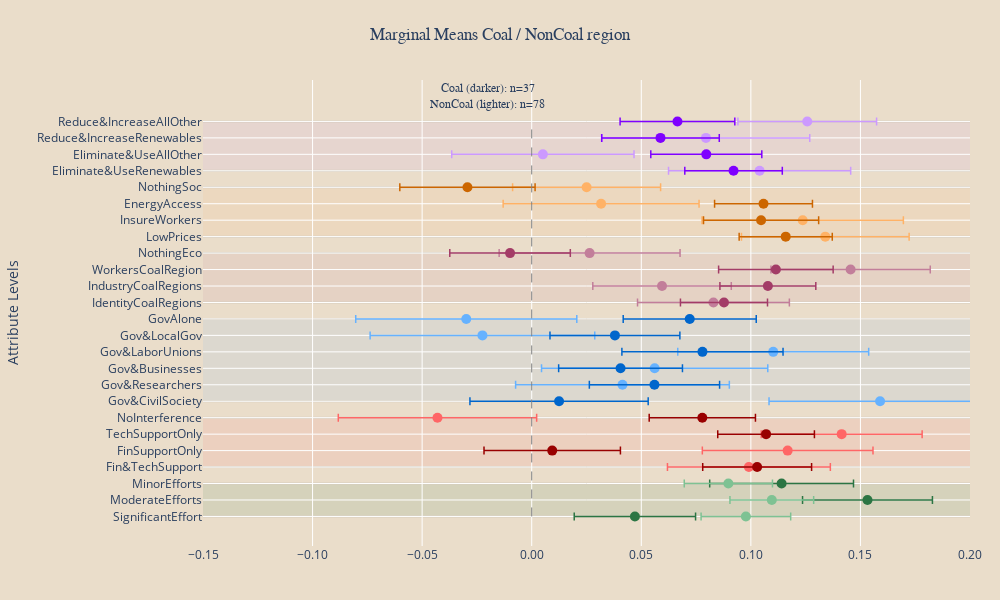

This figure's notebook cell:
### Code cell
def plot_relative_differences_grouped(model_control, model_treated, data_info, group1, group2, width=1.0, plot_title="Marginal Means Treated / Control"):

    nobs_light = model_control.nobs / 12
    nobs_dark = model_treated.nobs / 12

    order = data_info['order']
    att_1_levels = order['att_1']
    att_2_levels = order['att_2']
    att_3_levels = order['att_3']
    att_4_levels = order['att_4']
    att_5_levels = order['att_5']
    att_6_levels = order['att_6']

    att_levels = [att_6_levels, att_5_levels, att_4_levels, att_3_levels, att_2_levels, att_1_levels]

    att_colors_control = data_info['colors_control']
    att_colors_treated = data_info['colors_treated']

    fig = go.Figure()

    total_levels = sum(len(levels) for levels in att_levels)

    # Loop through each attribute group and add the data for 'control' to the plot
    for i, levels in enumerate(att_levels):

        att_coefficients = [model_treated.params[f'att_{6-i}_{level}'] for level in levels]
        att_standard_errors = [model_treated.bse[f'att_{6-i}_{level}'] for level in levels]

        fig.add_trace(go.Scatter(
            x=att_coefficients,
            y=levels,
            mode='markers',
            error_x=dict(type='data', array=att_standard_errors, color=att_colors_treated[i], thickness=1.5),
            marker=dict(color=att_colors_treated[i], size=10),  # Use different colors for treated group
            orientation='h',
            showlegend=False,
            name='Treated',  # Add a legend name for the treated group
        ))
        

    # Loop through each attribute group and add the data for 'treated' to the plot
    for i, levels in enumerate(att_levels):

        att_coefficients = [model_control.params[f'att_{6-i}_{level}'] for level in levels]
        att_standard_errors = [model_control.bse[f'att_{6-i}_{level}'] for level in levels]

        fig.add_trace(go.Scatter(
            x=att_coefficients,
            y=levels,
            mode='markers',
            error_x=dict(type='data', array=att_standard_errors, color=att_colors_control[i], thickness=1.5),
            marker=dict(color=att_colors_control[i], size=10),
            orientation='h',
            showlegend=False,
            name='Control',  # Add a legend name for the control group
        ))

        fig.add_shape(
            type="rect",
            x0=-1.5,  # Set a fixed value for x0, which is left side of the plot
            x1=1.5,  # Set the width of the shape to 1000 (right side of the plot)
            y0=total_levels - sum(len(l) for l in att_levels[i:]),  # Set y0 to the starting level index
            y1=total_levels - sum(len(l) for l in att_levels[i:]) + len(levels) - 1,  # Set y1 to the ending level index
            fillcolor=att_colors_treated[i],
            opacity=0.1,  # Set the opacity for a light transparent effect
            layer="below",  # Place the rectangle below the scatter plot markers
        )

    # Add a vertical line at x=0 for reference
    fig.add_shape(type="line", x0=0, x1=0, y0=att_6_levels[0], y1=att_1_levels[-1], line=dict(color="gray", width=1, dash='dash'))

    fig.add_annotation(
                x=-0.02,  # X-coordinate for the annotation (adjust as needed)
                y=25.0,  # Y-coordinate for the annotation (above the plot)
                text=f"{group1} (lighter): n={(int(nobs_light))}",
                showarrow=False,
                font=dict(
                    family='Computer Modern',
                    size=12,
                    ),
            )
    fig.add_annotation(
                x=-0.02,  # X-coordinate for the annotation (adjust as needed)
                y=26.0,  # Y-coordinate for the annotation (above the plot)
                text=f"{group2} (darker): n={(int(nobs_dark))}",
                showarrow=False,
                font=dict(
                    family='Computer Modern',
                    size=12,
                    ),
            )

    # Update the layout of the error bar plot
    fig.update_layout(
        title={
            'text': plot_title,
            'x': 0.5,
            'font': {'family': 'Computer Modern'}
        },
        xaxis_title='',
        yaxis_title='Attribute Levels',
        yaxis=dict(categoryorder='array', categoryarray=att_6_levels),  # Set the categoryorder for y-axis based on att_1_levels
        xaxis=dict(tickformat='.2f', zeroline=False, range=[-0.15,0.2]),  # Remove x-axis zeroline
        showlegend=True,  # Show legend with attribute names
        margin=dict(l=80, r=30, b=40, t=80),
        height=600,  # Set the height of the plot to 600 pixels
        width=1000,
        paper_bgcolor="#EADDCA",
        plot_bgcolor='rgba(0,0,0,0)',
    )

    # Show the interactive error bar plot
    return fig

specs = read_yaml(r"C:\Users\sjurl\OneDrive\Desktop\MasterThesis\Analysis\conjoint\developer\final\plot_specs.yaml")

model_control = load_model(OUT / "models" / "model_non_coal_region.pickle")
model_treated = load_model(OUT / "models" / "model_coal_region.pickle")



fig = plot_relative_differences_grouped(model_control, model_treated, specs, group1="NonCoal", group2="Coal", width=1.0, plot_title="Marginal Means Coal / NonCoal region")
fig.show()

### Figure 1 — Plotly figure (JSON) as saved in the notebook; plotly's stock layout.template omitted (floating-point values rounded to 4 significant figures)
{"data": [{"error_x": {"array": [0.02769, 0.02963, 0.03281], "color": "#2b7543", "thickness": 1.5, "type": "data"}, "marker": {"color": "#2b7543", "size": 10}, "mode": "markers", "name": "Treated", "orientation": "h", "showlegend": false, "type": "scatter", "x": [0.04709, 0.1532, 0.114], "y": ["SignificantEffort", "ModerateEfforts", "MinorEfforts"]}, {"error_x": {"array": [0.03716, 0.03894, 0.03672, 0.04526], "color": "#FF6666", "thickness": 1.5, "type": "data"}, "marker": {"color": "#FF6666", "size": 10}, "mode": "markers", "name": "Treated", "orientation": "h", "showlegend": false, "type": "scatter", "x": [0.0991, 0.1168, 0.1414, -0.043], "y": ["Fin&TechSupport", "FinSupportOnly", "TechSupportOnly", "NoInterference"]}, {"error_x": {"array": [0.05067, 0.04877, 0.05162, 0.04356, 0.05125, 0.05044], "color": "#66B2FF", "thickness": 1.5, "type": "data"}, "marker": {"color": "#66B2FF", "size": 10}, "mode": "markers", "name": "Treated", "orientation": "h", "showlegend": false, "type": "scatter", "x": [0.159, 0.04142, 0.0561, 0.1102, -0.02248, -0.02987], "y": ["Gov&CivilSociety", "Gov&Researchers", "Gov&Businesses", "Gov&LaborUnions", "Gov&LocalGov", "GovAlone"]}, {"error_x": {"array": [0.03464, 0.0316, 0.03634, 0.04127], "color": "#c27e9a", "thickness": 1.5, "type": "data"}, "marker": {"color": "#c27e9a", "size": 10}, "mode": "markers", "name": "Treated", "orientation": "h", "showlegend": false, "type": "scatter", "x": [0.08293, 0.05947, 0.1455, 0.02641], "y": ["IdentityCoalRegions", "IndustryCoalRegions", "WorkersCoalRegion", "NothingEco"]}, {"error_x": {"array": [0.03826, 0.04594, 0.0447, 0.03377], "color": "#FFB266", "thickness": 1.5, "type": "data"}, "marker": {"color": "#FFB266", "size": 10}, "mode": "markers", "name": "Treated", "orientation": "h", "showlegend": false, "type": "scatter", "x": [0.134, 0.1237, 0.03166, 0.02505], "y": ["LowPrices", "InsureWorkers", "EnergyAccess", "NothingSoc"]}, {"error_x": {"array": [0.04156, 0.04159, 0.04735, 0.03164], "color": "#CC99FF", "thickness": 1.5, "type": "data"}, "marker": {"color": "#CC99FF", "size": 10}, "mode": "markers", "name": "Treated", "orientation": "h", "showlegend": false, "type": "scatter", "x": [0.104, 0.005085, 0.07952, 0.1257], "y": ["Eliminate&UseRenewables", "Eliminate&UseAllOther", "Reduce&IncreaseRenewables", "Reduce&IncreaseAllOther"]}, {"error_x": {"array": [0.02044, 0.0191, 0.02013], "color": "#7ec293", "thickness": 1.5, "type": "data"}, "marker": {"color": "#7ec293", "size": 10}, "mode": "markers", "name": "Control", "orientation": "h", "showlegend": false, "type": "scatter", "x": [0.09773, 0.1096, 0.08974], "y": ["SignificantEffort", "ModerateEfforts", "MinorEfforts"]}, {"error_x": {"array": [0.02484, 0.03112, 0.02206, 0.02424], "color": "#990000", "thickness": 1.5, "type": "data"}, "marker": {"color": "#990000", "size": 10}, "mode": "markers", "name": "Control", "orientation": "h", "showlegend": false, "type": "scatter", "x": [0.1029, 0.009354, 0.1069, 0.07785], "y": ["Fin&TechSupport", "FinSupportOnly", "TechSupportOnly", "NoInterference"]}, {"error_x": {"array": [0.04067, 0.02972, 0.02825, 0.03677, 0.02964, 0.03035], "color": "#0066CC", "thickness": 1.5, "type": "data"}, "marker": {"color": "#0066CC", "size": 10}, "mode": "markers", "name": "Control", "orientation": "h", "showlegend": false, "type": "scatter", "x": [0.01248, 0.05601, 0.04054, 0.07792, 0.03797, 0.0721], "y": ["Gov&CivilSociety", "Gov&Researchers", "Gov&Businesses", "Gov&LaborUnions", "Gov&LocalGov", "GovAlone"]}, {"error_x": {"array": [0.01986, 0.02188, 0.02614, 0.0275], "color": "#a33c67", "thickness": 1.5, "type": "data"}, "marker": {"color": "#a33c67", "size": 10}, "mode": "markers", "name": "Control", "orientation": "h", "showlegend": false, "type": "scatter", "x": [0.08773, 0.1078, 0.1114, -0.009885], "y": ["IdentityCoalRegions", "IndustryCoalRegions", "WorkersCoalRegion", "NothingEco"]}, {"error_x": {"array": [0.02124, 0.02627, 0.02233, 0.03086], "color": "#CC6600", "thickness": 1.5, "type": "data"}, "marker": {"color": "#CC6600", "size": 10}, "mode": "markers", "name": "Control", "orientation": "h", "showlegend": false, "type": "scatter", "x": [0.1159, 0.1047, 0.1058, -0.02932], "y": ["LowPrices", "InsureWorkers", "EnergyAccess", "NothingSoc"]}, {"error_x": {"array": [0.02225, 0.02533, 0.02683, 0.02617], "color": "#7F00FF", "thickness": 1.5, "type": "data"}, "marker": {"color": "#7F00FF", "size": 10}, "mode": "markers", "name": "Control", "orientation": "h", "showlegend": false, "type": "scatter", "x": [0.0921, 0.07966, 0.05876, 0.0665], "y": ["Eliminate&UseRenewables", "Eliminate&UseAllOther", "Reduce&IncreaseRenewables", "Reduce&IncreaseAllOther"]}], "layout": {"annotations": [{"font": {"family": "Computer Modern", "size": 12}, "showarrow": false, "text": "NonCoal (lighter): n=78", "x": -0.02, "y": 25}, {"font": {"family": "Computer Modern", "size": 12}, "showarrow": false, "text": "Coal (darker): n=37", "x": -0.02, "y": 26}], "height": 600, "margin": {"b": 40, "l": 80, "r": 30, "t": 80}, "paper_bgcolor": "#EADDCA", "plot_bgcolor": "rgba(0,0,0,0)", "shapes": [{"fillcolor": "#2b7543", "layer": "below", "opacity": 0.1, "type": "rect", "x0": -1.5, "x1": 1.5, "y0": 0, "y1": 2}, {"fillcolor": "#FF6666", "layer": "below", "opacity": 0.1, "type": "rect", "x0": -1.5, "x1": 1.5, "y0": 3, "y1": 6}, {"fillcolor": "#66B2FF", "layer": "below", "opacity": 0.1, "type": "rect", "x0": -1.5, "x1": 1.5, "y0": 7, "y1": 12}, {"fillcolor": "#c27e9a", "layer": "below", "opacity": 0.1, "type": "rect", "x0": -1.5, "x1": 1.5, "y0": 13, "y1": 16}, {"fillcolor": "#FFB266", "layer": "below", "opacity": 0.1, "type": "rect", "x0": -1.5, "x1": 1.5, "y0": 17, "y1": 20}, {"fillcolor": "#CC99FF", "layer": "below", "opacity": 0.1, "type": "rect", "x0": -1.5, "x1": 1.5, "y0": 21, "y1": 24}, {"line": {"color": "gray", "dash": "dash", "width": 1}, "type": "line", "x0": 0, "x1": 0, "y0": "SignificantEffort", "y1": "Reduce&IncreaseAllOther"}], "showlegend": true, "title": {"font": {"family": "Computer Modern"}, "text": "Marginal Means Coal / NonCoal region", "x": 0.5}, "width": 1000, "xaxis": {"range": [-0.15, 0.2], "tickformat": ".2f", "title": {"text": ""}, "zeroline": false}, "yaxis": {"categoryarray": ["SignificantEffort", "ModerateEfforts", "MinorEfforts"], "categoryorder": "array", "title": {"text": "Attribute Levels"}}}}
